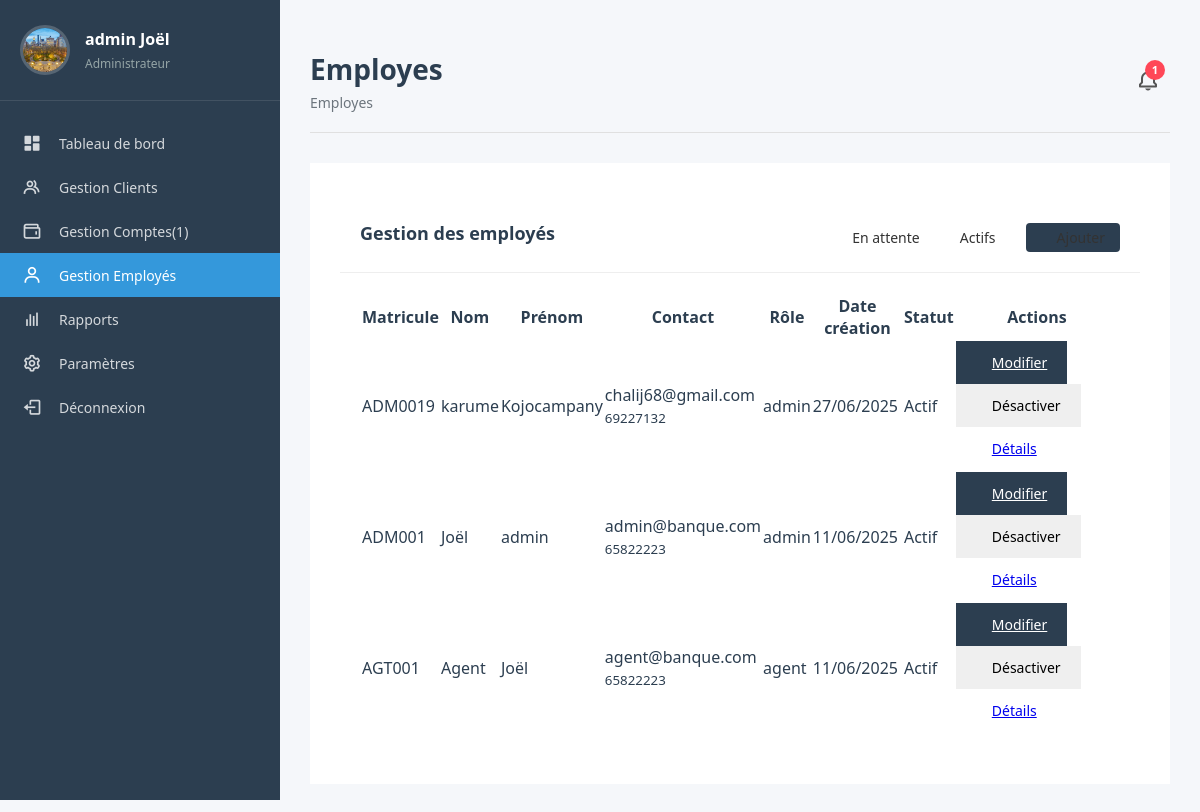
The app's page /admin/dashboard.php?page=employes (signed in) with its own data.
### tables this page shows
CREATE TABLE `employe` (
  `id_employe` int(11) NOT NULL,
  `matricule` varchar(20) NOT NULL,
  `nom` varchar(100) NOT NULL,
  `prenom` varchar(100) NOT NULL,
  `email` varchar(100) NOT NULL,
  `telephone` varchar(20) NOT NULL,
  `password` varchar(255) NOT NULL,
  `photo` varchar(255) DEFAULT NULL,
  `role` enum('admin','agent') NOT NULL DEFAULT 'agent',
  `date_creation` datetime NOT NULL DEFAULT CURRENT_TIMESTAMP,
  `dernier_connexion` datetime DEFAULT NULL,
  `remember_token` varchar(100) DEFAULT NULL,
  `actif` tinyint(1) NOT NULL DEFAULT '1'
);

### admin/employes.php (the view, shortened to what this page needs)
<?php
include '../db/db.php';
$action = $_GET['action'] ?? 'list';
$filter = $_GET['filter'] ?? 'en_attente';
switch ($action) {
    default:
        displayEmployesList();
}
function displayEmployesList() {
    global $pdo, $filter;
    $query = "SELECT * FROM employe";
    $query .= " ORDER BY date_creation DESC";
    $employes = $pdo->query($query)->fetchAll();
    ?>
    <div class="card">
        <div class="card-header">
            <h2>Gestion des employés</h2>
            <div class="filter-options d-flex align-items-center">
                <div class="btn-group" role="group">
                    <a href="?page=employes&filter=en_attente" class="btn btn-sm btn-outline-primary <?= $filter === 'en_attente' ? 'active' : '' ?>">
                        En attente
                    </a>
                    <a href="?page=employes&filter=actifs" class="btn btn-sm btn-outline-primary <?= $filter === 'actifs' ? 'active' : '' ?>">Actifs</a>
                </div>
                <a href="?page=employes&action=add" class="btn btn-sm btn-primary ms-3">
                </a>
            </div>
        </div>
        <div class="card-body">
            <div class="table-responsive">
                <table class="table table-striped table-hover">
                    <thead class="table-light">
                        <tr>
                            <th>Matricule</th>
                            <th>Nom</th>
                            <th>Prénom</th>
                            <th>Contact</th>
                            <th>Rôle</th>
                            <th>Date création</th>
                            <th>Statut</th>
                            <th>Actions</th>
                        </tr>
                    </thead>
                    <tbody>
                        <?php foreach ($employes as $employe):
                            $statut = $employe['actif'] ? 'actif' : 'en_attente';
                        ?>
                        <tr>
                            <td><?= htmlspecialchars($employe['matricule']) ?></td>
                            <td><?= htmlspecialchars($employe['nom']) ?></td>
                            <td><?= htmlspecialchars($employe['prenom']) ?></td>
                            <td>
                                <div><?= htmlspecialchars($employe['email']) ?></div>
                                <small class="text-muted"><?= htmlspecialchars($employe['telephone']) ?></small>
                            </td>
                            <td><?= htmlspecialchars($employe['role']) ?></td>
                            <td><?= date('d/m/Y', strtotime($employe['date_creation'])) ?></td>
                            <td>
                                <span class="badge bg-<?= $statut === 'actif' ? 'success' : 'warning' ?>">
                                    <?= ucfirst($statut) ?>
                                </span>
                            </td>
                            <td class="text-nowrap">
                                <?php if (!$employe['actif']): ?>
                                    <button class="btn btn-sm btn-success" onclick="activateEmploye(<?= $employe['id_employe'] ?>)">
                                        <i class="bi bi-check-lg"></i> Activer
                                    </button>
                                <?php else: ?>
                                    <a href="?page=employes&action=edit&id=<?= $employe['id_employe'] ?>" class="btn btn-sm btn-primary">
                                        <i class="bi bi-pencil"></i> Modifier
                                    </a>
                                    <button class="btn btn-sm btn-warning" onclick="deactivateEmploye(<?= $employe['id_employe'] ?>)">
                                        <i class="bi bi-x-lg"></i> Désactiver
                                    </button>
                                <?php endif; ?>
                                <?php if ($employe['actif']): ?>
                                    <a href="?page=employes&action=view&id=<?= $employe['id_employe'] ?>" class="btn btn-sm btn-info">
                                        <i class="bi bi-eye"></i> Détails
                                    </a>
                                <?php else: ?>
                                    <button class="btn btn-sm btn-info" disabled title="Non disponible pour les employés en attente">
                                        <i class="bi bi-eye"></i> Détails
                                    </button>
                                <?php endif; ?>
                            </td>
                        </tr>
                        <?php endforeach; ?>
                    </tbody>
                </table>
            </div>
        </div>
    </div>
    <?php
}
    ?>

### css/dashboard.css (style rules this page uses)
:root { --primary-color: #2c3e50; --primary-light: #3d566e; --secondary-color: #3498db; --secondary-light: #5dade2; --success-color: #27ae60; --warning-color: #f39c12; --error-color: #e74c3c; --light-color: #ecf0f1; --dark-color: #2c3e50; --gray-color: #95a5a6; --light-gray: #f5f7fa; --sidebar-width: 280px; }
* { margin: 0; padding: 0; box-sizing: border-box; font-family: 'Segoe UI', Tahoma, Geneva, Verdana, sans-serif; }
body { background-color: var(--light-gray); color: var(--dark-color); }
.card { background-color: white; border-radius: 10px; box-shadow: 0 5px 15px rgba(0, 0, 0, 0.05); overflow: hidden; transition: transform 0.3s, box-shadow 0.3s; }
.card-header { padding: 20px; border-bottom: 1px solid #eee; display: flex; justify-content: space-between; align-items: center; }
.card-header h2 { font-size: 18px; color: var(--primary-color); }
.card-body { padding: 20px; }
.btn { display: inline-flex; align-items: center; justify-content: center; padding: 12px 24px; border-radius: 6px; font-weight: 500; cursor: pointer; transition: all 0.3s; border: none; font-size: 14px; }
.btn-primary { background-color: var(--secondary-color); color: white; }

### css/style.css (style rules this page uses)
.filter-options { display: flex; gap: 15px; margin-top: 10px; }
.filter-options a { padding: 5px 15px; border-radius: 4px; text-decoration: none; color: #333; font-weight: 500; display: flex; align-items: center; }
.btn-group { display: flex; gap: 10px; }
.card { background: white; border-radius: var(--border-radius); box-shadow: var(--box-shadow); padding: 30px; margin-bottom: 30px; }
.btn { display: inline-flex; align-items: center; justify-content: center; gap: 8px; padding: 12px 20px; border-radius: var(--border-radius); font-weight: 500; cursor: pointer; transition: var(--transition); border: none; font-size: 14px; }
.btn-primary { background-color: var(--primary-color); color: white; }
.card { animation: fadeIn 0.5s ease-out; }
.table-responsive { overflow-x: auto; }

### records on screen
employe: matricule "ADM0019", nom "karume", prenom "Kojocampany", email "chalij68@gmail.com", telephone "69227132", role "admin", date_creation "27/06/2025", actif "Actif"
employe: matricule "ADM001", nom "Joël", prenom "admin", email "admin@banque.com", telephone "65822223", role "admin", date_creation "11/06/2025", actif "Actif"
employe: matricule "AGT001", nom "Agent", prenom "Joël", email "agent@banque.com", telephone "65822223", role "agent", date_creation "11/06/2025", actif "Actif"

### other values on screen
$pendingAccounts "1"
$page "Employes"
